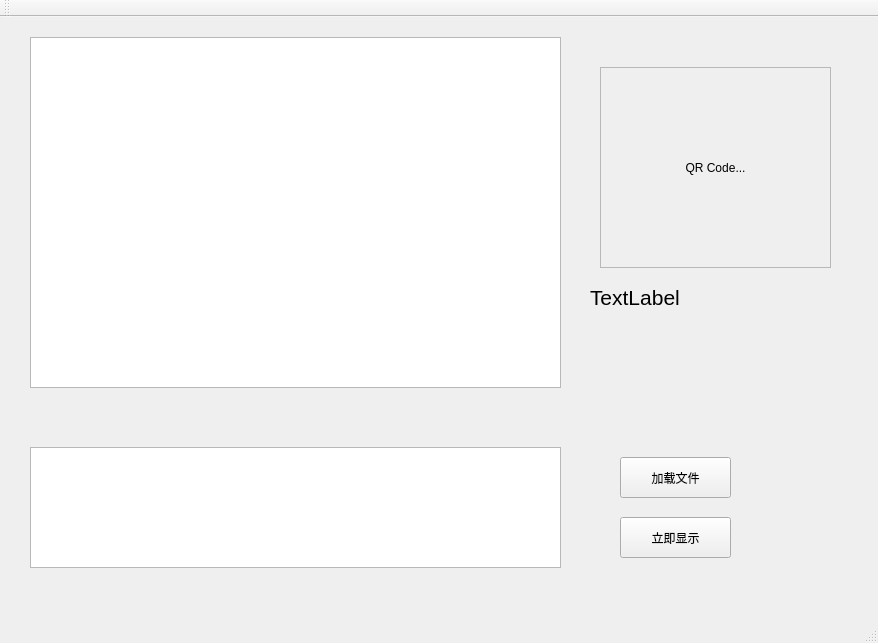
<?xml version="1.0" encoding="UTF-8"?>
<ui version="4.0">
 <class>MainWindow</class>
 <widget class="QMainWindow" name="MainWindow">
  <property name="geometry">
   <rect>
    <x>0</x>
    <y>0</y>
    <width>878</width>
    <height>643</height>
   </rect>
  </property>
  <property name="windowTitle">
   <string>MainWindow</string>
  </property>
  <widget class="QWidget" name="centralWidget">
   <widget class="QLabel" name="image_label">
    <property name="geometry">
     <rect>
      <x>600</x>
      <y>50</y>
      <width>231</width>
      <height>201</height>
     </rect>
    </property>
    <property name="frameShape">
     <enum>QFrame::StyledPanel</enum>
    </property>
    <property name="text">
     <string>QR Code...</string>
    </property>
    <property name="alignment">
     <set>Qt::AlignCenter</set>
    </property>
    <property name="textInteractionFlags">
     <set>Qt::NoTextInteraction</set>
    </property>
   </widget>
   <widget class="QTextEdit" name="textEdit">
    <property name="geometry">
     <rect>
      <x>30</x>
      <y>430</y>
      <width>531</width>
      <height>121</height>
     </rect>
    </property>
   </widget>
   <widget class="QPushButton" name="pushButton">
    <property name="geometry">
     <rect>
      <x>620</x>
      <y>500</y>
      <width>111</width>
      <height>41</height>
     </rect>
    </property>
    <property name="text">
     <string>立即显示</string>
    </property>
   </widget>
   <widget class="QLabel" name="label_2">
    <property name="geometry">
     <rect>
      <x>590</x>
      <y>270</y>
      <width>251</width>
      <height>21</height>
     </rect>
    </property>
    <property name="font">
     <font>
      <pointsize>16</pointsize>
     </font>
    </property>
    <property name="text">
     <string>TextLabel</string>
    </property>
   </widget>
   <widget class="QPushButton" name="pushButton_2">
    <property name="geometry">
     <rect>
      <x>620</x>
      <y>440</y>
      <width>111</width>
      <height>41</height>
     </rect>
    </property>
    <property name="text">
     <string>加载文件</string>
    </property>
   </widget>
   <widget class="QTableView" name="tableView">
    <property name="geometry">
     <rect>
      <x>30</x>
      <y>20</y>
      <width>531</width>
      <height>351</height>
     </rect>
    </property>
   </widget>
  </widget>
  <widget class="QMenuBar" name="menuBar">
   <property name="geometry">
    <rect>
     <x>0</x>
     <y>0</y>
     <width>878</width>
     <height>22</height>
    </rect>
   </property>
  </widget>
  <widget class="QToolBar" name="mainToolBar">
   <attribute name="toolBarArea">
    <enum>TopToolBarArea</enum>
   </attribute>
   <attribute name="toolBarBreak">
    <bool>false</bool>
   </attribute>
  </widget>
  <widget class="QStatusBar" name="statusBar"/>
 </widget>
 <layoutdefault spacing="6" margin="11"/>
 <resources/>
 <connections/>
</ui>
